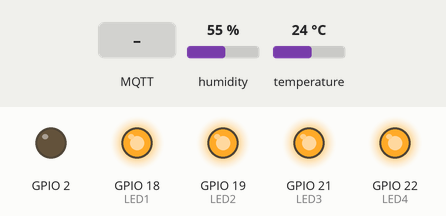
This sketch was run on a simulated ESP32. Shown: output pins drawn as LEDs (lit = HIGH). Inputs (shaded band) come from the test bench; at power-on: humidity 55 %, temperature 24 °C. WiFi joins after 1.5 s; servers stay silent unless stated; random numbers use the default seed unless the sketch sets one; no MQTT or app messages arrive unless stated; what the sketch prints to the serial monitor is not drawn.

Above: at 2.7 s.
2.8 s: MQTT message "LED_ON" arrives on the first subscribed topic
At 4.3 s:
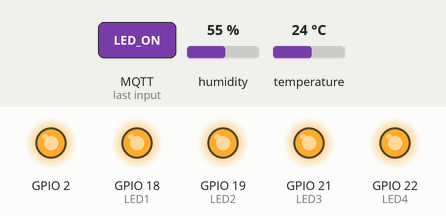
5.1 s: MQTT message "LED1_ON" arrives on the first subscribed topic
At 6.2 s:
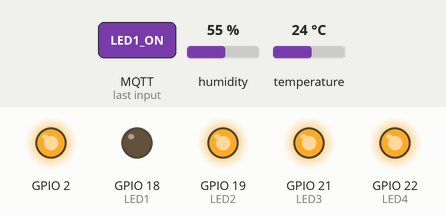
7.1 s: MQTT message "LED_OFF" arrives on the first subscribed topic
At 8.2 s:
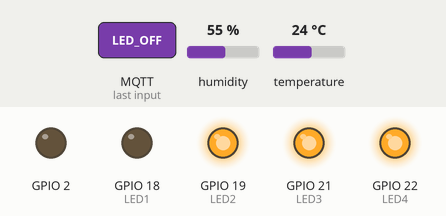
9.1 s: MQTT message "LED2_ON" arrives on the first subscribed topic
At 10.1 s:
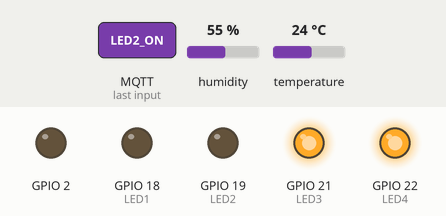
11.1 s: MQTT message "LED1_OFF" arrives on the first subscribed topic
At 12.1 s:
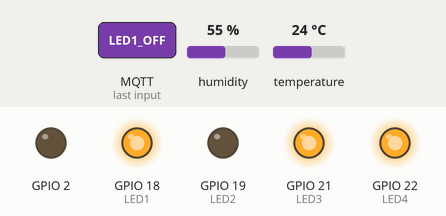
13.1 s: MQTT message "LED3_ON" arrives on the first subscribed topic
At 14.0 s:
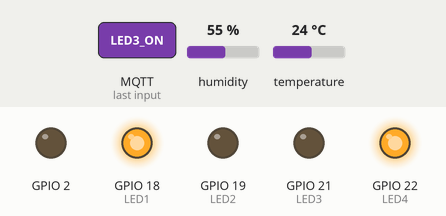
Timing chart, 0 to 16.1 s (numbered marks = the images above; inputs shaded):
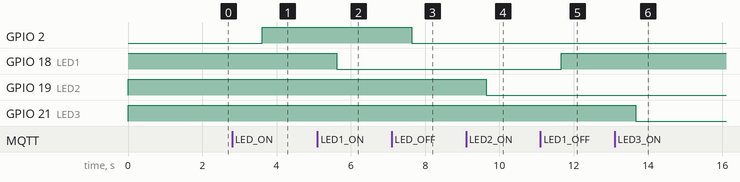

The sketch:

mqtt.ino
```cpp
#include <DHTesp.h>
#include <WiFi.h>
#include <PubSubClient.h>

DHTesp dht;
int LED1 = 18;
int LED2 = 19;
int LED3 = 21;
int LED4 = 22;

const char* ssid        = "xxxxxxxxxx";
const char* password    = "yyyyyyyyyy";
const char* mqtt_server = "mqtt.eclipse.org";
const char* toTopic     = "sexy_sut";
const char* mySubscribe = "sexy_sut";

WiFiClient espClient;
PubSubClient client(espClient);

void setup() {
  pinMode(LED_BUILTIN, OUTPUT);     // Initialize the BUILTIN_LED
  pinMode(LED1,OUTPUT);
  pinMode(LED2,OUTPUT);
  pinMode(LED3,OUTPUT);
  pinMode(LED4,OUTPUT);
  digitalWrite(LED1,HIGH);
  digitalWrite(LED2,HIGH);
  digitalWrite(LED3,HIGH);
  digitalWrite(LED4,HIGH);
  dht.setup(15);
  Serial.begin(115200);

  // Wifi Connect
  delay(10);
  // We start by connecting to a WiFi network
  Serial.println();
  Serial.print("Connecting to ");
  Serial.println(ssid);

  WiFi.begin(ssid, password);

  while (WiFi.status() != WL_CONNECTED) {
    delay(500);
    Serial.print(".");
  }
  randomSeed(micros());
  Serial.println("");
  Serial.println("WiFi connected");
  Serial.println("IP address: ");
  Serial.println(WiFi.localIP());

  // MQTT Connect
  client.setServer(mqtt_server, 1883);
  client.setCallback(callback);
}


void callback(char* topic, byte* payload, unsigned int length) {
  Serial.print("Message arrived [");
  Serial.print(topic);
  Serial.print("] ");
  String msg = "";
  for (int i = 0; i < length; i++)  msg += (char)payload[i];
  Serial.println(msg);

  readSubscribe(msg);  // เอาข้อความจากกระดานไปทำอะไรบางอย่าง [subscribe]***

  Serial.println();
}

void publishToTopic(String mStr) { //ส่งข้อความขึ้นกระดาน
  client.publish(toTopic, mStr.c_str());  //คำสั่งส่งข้อความ toTopic คือกระดาน , mStr คือข้อความ
  Serial.print("Publish ");
  Serial.print(mStr);
  Serial.print(" to ");
  Serial.print(toTopic);
}

void readSubscribe(String msg) {   // เอาข้อความมาแล้วทำอะไรบางอย่าง [subscribe]***
  msg.trim();
  Serial.println(msg);
  if (msg == "LED_ON") digitalWrite(LED_BUILTIN, HIGH);
  else if (msg == "LED_OFF") digitalWrite(LED_BUILTIN, LOW);

  if (msg == "LED1_ON") digitalWrite(LED1, LOW);
  else if (msg == "LED1_OFF") digitalWrite(LED1, HIGH);

  if (msg == "LED2_ON") digitalWrite(LED2, LOW);
  else if (msg == "LED2_OFF") digitalWrite(LED2, HIGH);

  if (msg == "LED3_ON") digitalWrite(LED3, LOW);
  else if (msg == "LED3_OFF") digitalWrite(LED3, HIGH);

  if (msg == "LED4_ON") digitalWrite(LED4, LOW);
  else if (msg == "LED4_OFF") digitalWrite(LED4, HIGH);
}

void reconnect() {
  while (!client.connected()) {
    if (client.connect("ESP32Client")) {
      Serial.println("MQTT Connected");
      // ... and resubscribe
      String clientId = "ESP32 Client-";
      clientId += String(random(0xffff), HEX);
      if (client.connect(clientId.c_str()))
        client.subscribe(mySubscribe);    //กระดานที่เราติดตาม [subscribe]***
    } else {
      delay(5000);
    }
  }
}

void loop() {
  if (!client.connected()) {
    reconnect();
  }
  else{

    // อ่านค่า t , h
    float temp = dht.getTemperature();
    float humi = dht.getHumidity();

    // จัดเรียง pack DATA ก่อนนำส่ง [msg]
    String msg = "";
    msg += "Temperature = ";
    msg += temp;
    msg += ", Humidity = ";
    msg += humi;
    msg += "%";

    publishToTopic(msg); //ข้อความที่ส่งขึ้นไปบนกระดาน [publishToTopic]**

  }
  delay(2000);
  client.loop();
}
```

Measured:
- after the input at 2.8 s, GPIO 2: LOW → HIGH after 0.81 s
- after the input at 5.1 s, GPIO 18 (LED1): HIGH → LOW after 0.53 s
- after the input at 7.1 s, GPIO 2: HIGH → LOW after 0.54 s
- after the input at 9.1 s, GPIO 19 (LED2): HIGH → LOW after 0.55 s
- after the input at 11.1 s, GPIO 18 (LED1): LOW → HIGH after 0.56 s
- after the input at 13.1 s, GPIO 21 (LED3): HIGH → LOW after 0.57 s
